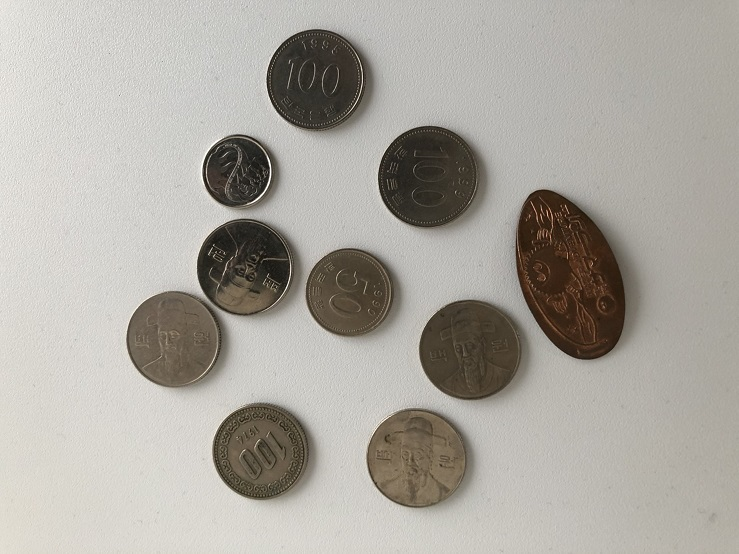
#> input picture opencv/image/S__26132483.jpg, 739 x 554 px
$ python threshold.py
#> lines starting #> are read from the running program, lines starting #| are printed output that depends on the picture; after the words box and inside, x2 and y2 are one past the last pixel; in counts of white or black regions, pixels touching at a corner belong together
import cv2
import numpy as np
from matplotlib import pyplot as plt

img_bgr = cv2.imread('./image/S__26132483.jpg')
#> img_bgr is the input picture: shape (554, 739, 3); mean B, G, R 159.9, 167.2, 171.1
img_gray = cv2.cvtColor(img_bgr, cv2.COLOR_BGR2GRAY)
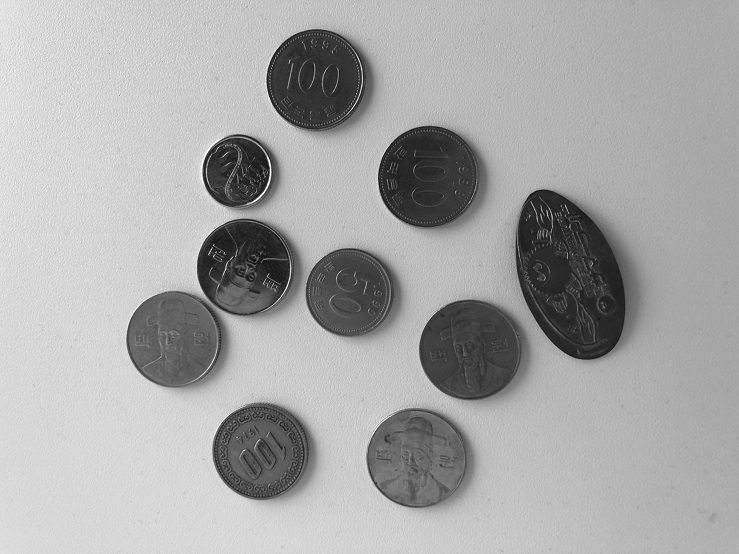
#> img_gray: shape (554, 739); min 9, max 254, mean 167.6
ret, img_binary = cv2.threshold(img_gray, 150,255,cv2.THRESH_BINARY)
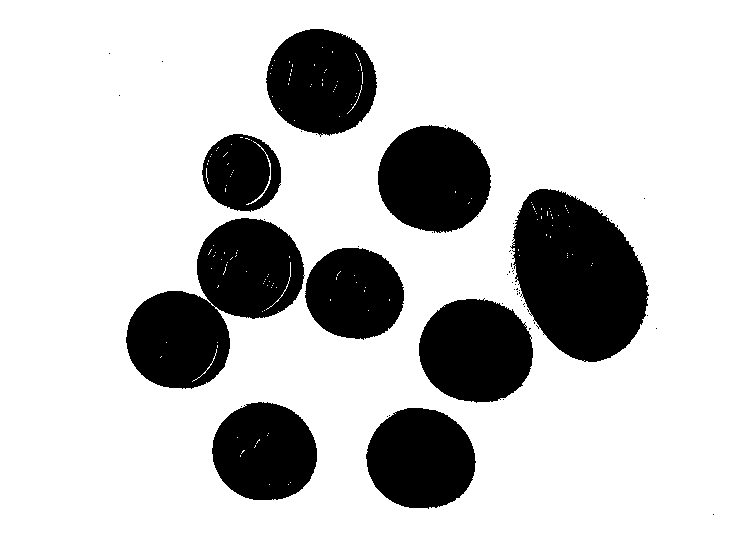
#> img_binary: shape (554, 739); 78.1% white; 52 black regions (43 under 20 px), largest, box (x1, y1, x2, y2) and area: (510, 189, 649, 362) 16897, (126, 218, 305, 389) 16316, (378, 125, 491, 233) 9475

cv2.imshow("img_binary", img_binary)
# pause
keycode = cv2.waitKey(0)
#> (key Esc is pressed here)
# ESC key to exit
if keycode == 27:
    cv2.destroyAllWindows()

img_binary_reverse = cv2.bitwise_not(img_binary)

cv2.imshow("img_binary_reverse", img_binary_reverse)
# pause
keycode = cv2.waitKey(0)
#> (key Esc is pressed here)
# ESC key to exit
if keycode == 27:
    cv2.destroyAllWindows()

$ run again, with opencv/image/S__26132484.jpg copied over opencv/image/S__26132483.jpg
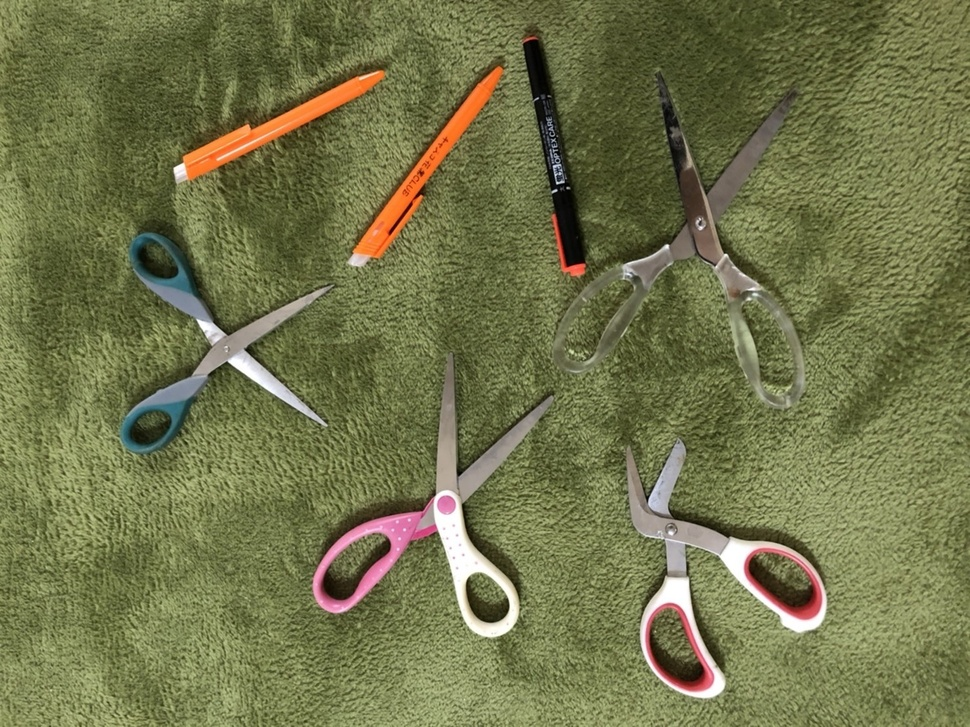
#> input picture opencv/image/S__26132484.jpg, 970 x 727 px, shrunk from 1478 x 1108 before the run
#> img_bgr is the input picture: shape (727, 970, 3); mean B, G, R 74.6, 116.5, 114
#> `img_gray = cv2.cvtColor(img_bgr, cv2.COLOR_BGR2GRAY)`:
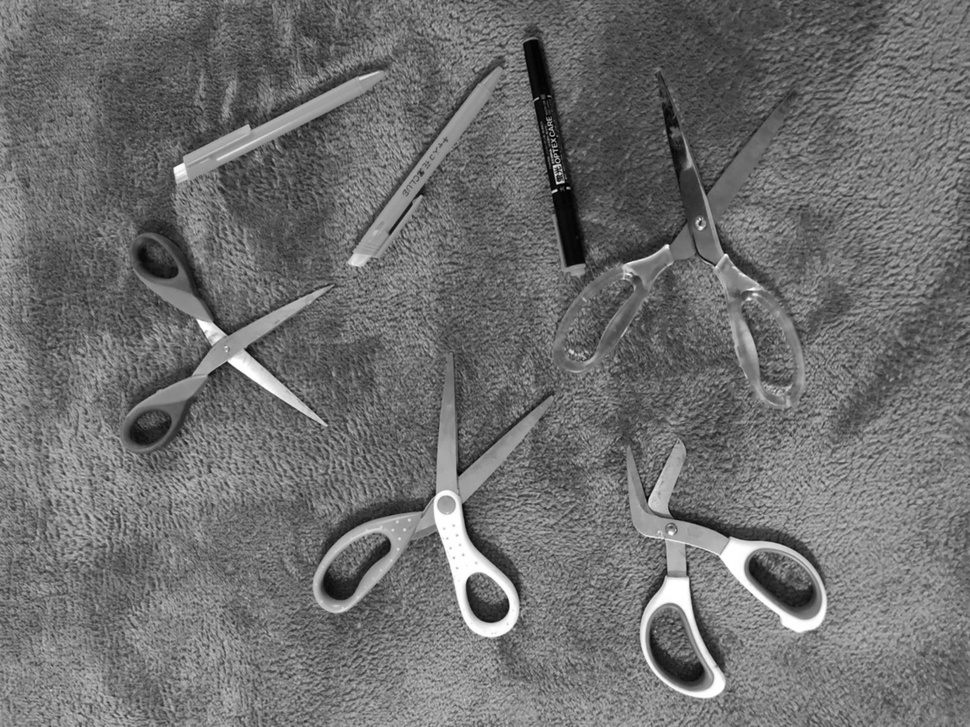
#> img_gray: shape (727, 970); min 0, max 255, mean 111
#> `ret, img_binary = cv2.threshold(img_gray, 150,255,cv2.THRESH_BINARY)`:
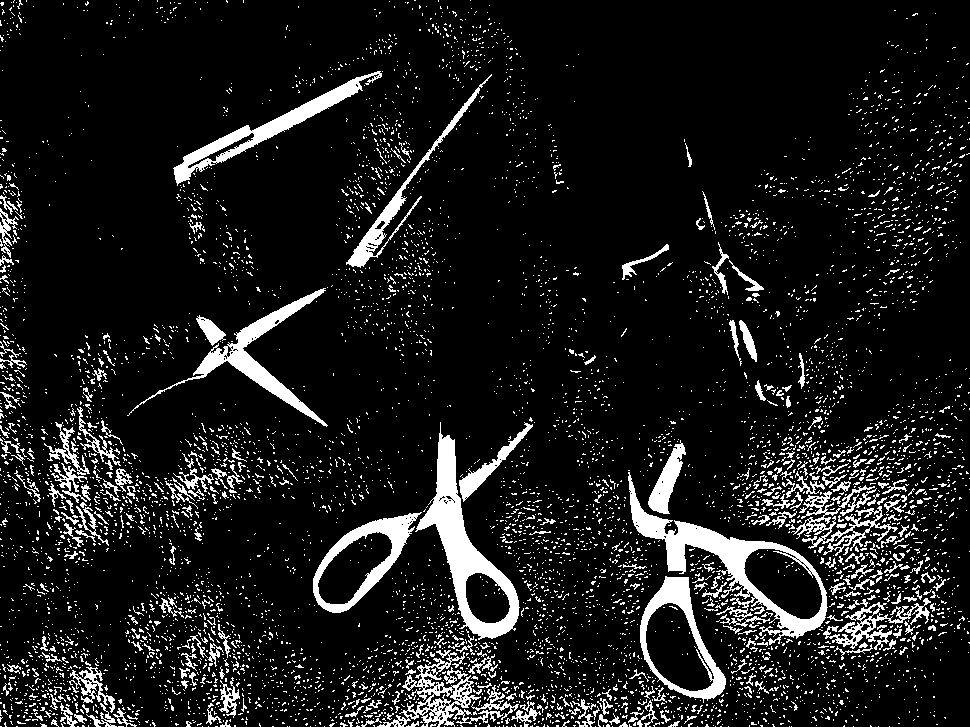
#> img_binary: shape (727, 970); 10.5% white; 6457 white regions (6121 under 20 px), largest, box (x1, y1, x2, y2) and area: (628, 472, 828, 645) 6062, (415, 422, 520, 640) 5674, (127, 288, 328, 427) 3334
